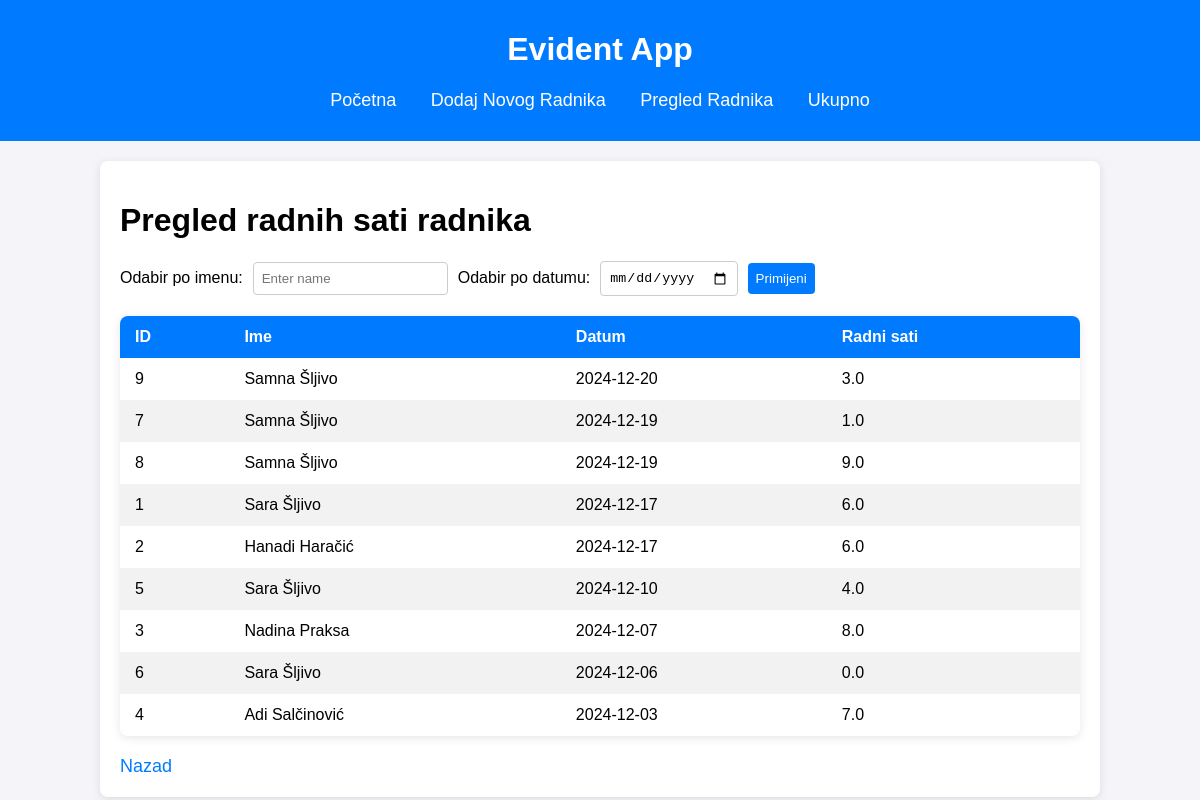
Page /list on the committed database.
### tables this page shows
CREATE TABLE employees (
	name TEXT,
	date TEXT,
	wh TEXT,
	start_time TEXT,
	end_time TEXT
);

### app.py (the view)
@app.route('/list', methods=['GET', 'POST'])
def list_employees():
    con = get_db_connection()
    cur = con.cursor()
    query = "SELECT rowid, * FROM employees"
    filters = []
    name_filter = request.form.get('name_filter', '')
    date_filter = request.form.get('date_filter', '')
    if name_filter:
        filters.append("name LIKE ?")
    if date_filter:
        filters.append("date = ?")
    if filters:
        query += " WHERE " + " AND ".join(filters)
    query += " ORDER BY date DESC"
    params = []
    if name_filter:
        params.append(f"%{name_filter}%")
    if date_filter:
        params.append(date_filter)
    cur.execute(query, params)
    rows = cur.fetchall()
    con.close()
    return render_template("list.html", rows=rows, name_filter=name_filter, date_filter=date_filter)

### database.py (called while the page is built)
def get_db_connection():
    con = sqlite3.connect('db.db')
    con.row_factory = sqlite3.Row
    return con

### templates/list.html (shortened to what this page needs)
<!DOCTYPE html>
<html lang="en">
<head>
</head>
<body>
    <header>
        <h1>Evident App</h1>
        <nav>
            <a href="/">Početna</a>
            <a href="/enternew">Dodaj Novog Radnika</a>
            <a href="/list">Pregled Radnika</a>
            <a href="/summary">Ukupno</a>
        </nav>
    </header>
    <div class="container">
        <h1>Pregled radnih sati radnika</h1>
        <form method="POST" class="filter-form">
            <label for="name_filter">Odabir po imenu:</label>
            <input type="text" name="name_filter" id="name_filter" placeholder="Enter name">
            <label for="date_filter">Odabir po datumu:</label>
            <input type="date" name="date_filter" id="date_filter">
            <button type="submit">Primijeni</button>
        </form>
        <table>
            <thead>
                <tr>
                    <th>ID</th>
                    <th>Ime</th>
                    <th>Datum</th>
                    <th>Radni sati</th>
                </tr>
            </thead>
            <tbody>
                {% for row in rows %}
                <tr>
                    <td>{{ row['rowid'] }}</td>
                    <td>{{ row['name'] }}</td>
                    <td>{{ row['date'] }}</td>
                    <td>{{ row['wh'] }}</td>
                </tr>
                {% endfor %}
            </tbody>
        </table>
        <a href="/" class="back-link">Nazad</a>
    </div>
</body>
</html>

### templates/list.html (style rules this page uses)
body { font-family: Arial, sans-serif; background-color: #f4f4f9; margin: 0; padding: 0; display: flex; flex-direction: column; align-items: center; }
header { width: 100%; background-color: #007bff; color: #fff; padding: 10px 20px; text-align: center; }
nav { margin: 20px 0; }
nav a { color: #fff; text-decoration: none; margin: 0 15px; font-size: 18px; }
.container { width: 80%; max-width: 1200px; padding: 20px; background-color: #fff; border-radius: 8px; box-shadow: 0 2px 10px rgba(0, 0, 0, 0.1); margin-top: 20px; }
form { margin-bottom: 20px; display: flex; gap: 10px; align-items: center; }
input, button { padding: 8px; border: 1px solid #ccc; border-radius: 4px; }
button { background-color: #007bff; color: white; border: none; cursor: pointer; transition: background-color 0.3s ease; }
.back-link { text-decoration: none; color: #007bff; font-size: 18px; display: inline-block; margin-top: 20px; }
table { width: 100%; border-collapse: collapse; margin-top: 20px; background-color: #fff; border-radius: 8px; overflow: hidden; box-shadow: 0 2px 10px rgba(0, 0, 0, 0.1); }
th, td { padding: 12px 15px; text-align: left; }
th { background-color: #007bff; color: #fff; }
tr:nth-child(even) { background-color: #f2f2f2; }

### rows in the picture
employees: rowid "9", name "Samna Šljivo", date "2024-12-20", wh "3.0"
employees: rowid "7", name "Samna Šljivo", date "2024-12-19", wh "1.0"
employees: rowid "8", name "Samna Šljivo", date "2024-12-19", wh "9.0"
employees: rowid "1", name "Sara Šljivo", date "2024-12-17", wh "6.0"
employees: rowid "2", name "Hanadi Haračić", date "2024-12-17", wh "6.0"
employees: rowid "5", name "Sara Šljivo", date "2024-12-10", wh "4.0"
employees: rowid "3", name "Nadina Praksa", date "2024-12-07", wh "8.0"
employees: rowid "6", name "Sara Šljivo", date "2024-12-06", wh "0.0"
employees: rowid "4", name "Adi Salčinović", date "2024-12-03", wh "7.0"
